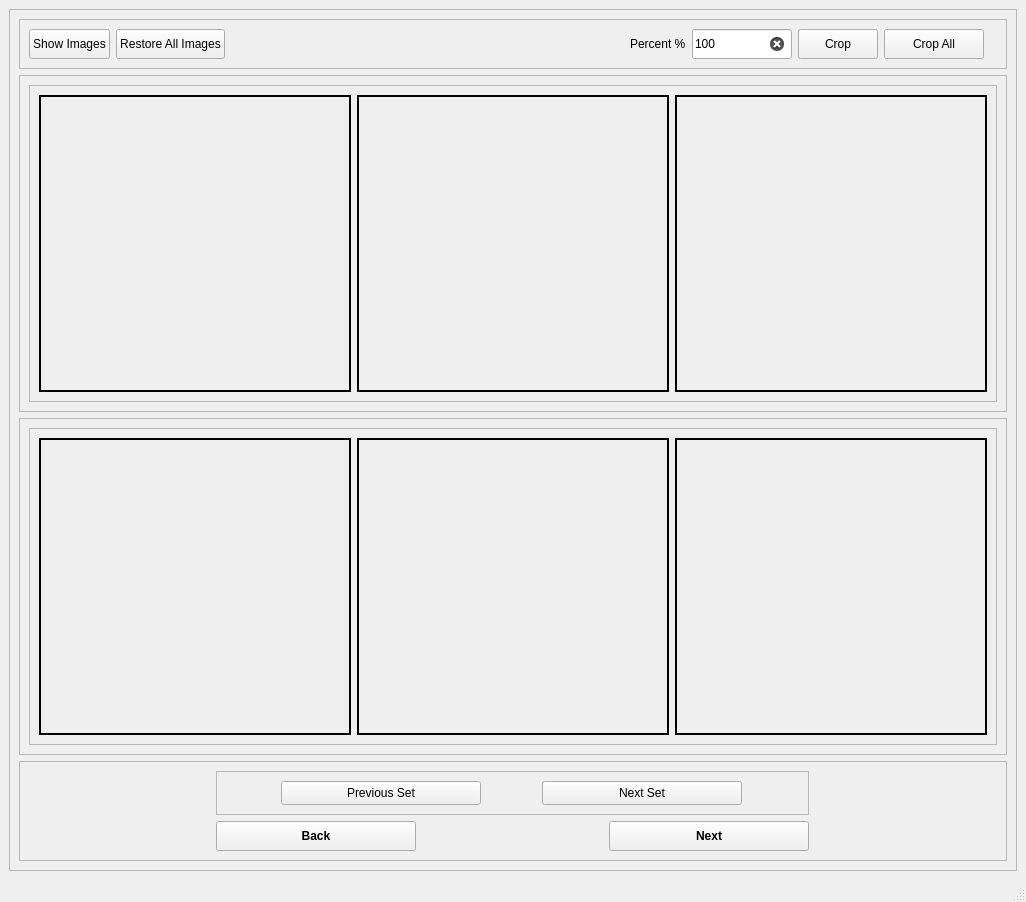
<?xml version="1.0" encoding="UTF-8"?>
<ui version="4.0">
 <class>MainWindow</class>
 <widget class="QMainWindow" name="MainWindow">
  <property name="geometry">
   <rect>
    <x>0</x>
    <y>0</y>
    <width>1026</width>
    <height>902</height>
   </rect>
  </property>
  <property name="minimumSize">
   <size>
    <width>1024</width>
    <height>576</height>
   </size>
  </property>
  <property name="windowTitle">
   <string>MainWindow</string>
  </property>
  <widget class="QWidget" name="centralwidget">
   <layout class="QGridLayout" name="gridLayout_2">
    <item row="0" column="0">
     <widget class="QFrame" name="frame_1">
      <property name="frameShape">
       <enum>QFrame::StyledPanel</enum>
      </property>
      <property name="frameShadow">
       <enum>QFrame::Raised</enum>
      </property>
      <layout class="QGridLayout" name="gridLayout_9">
       <item row="4" column="0">
        <widget class="QFrame" name="frame_9">
         <property name="maximumSize">
          <size>
           <width>16777215</width>
           <height>100</height>
          </size>
         </property>
         <property name="frameShape">
          <enum>QFrame::StyledPanel</enum>
         </property>
         <property name="frameShadow">
          <enum>QFrame::Raised</enum>
         </property>
         <layout class="QGridLayout" name="gridLayout">
          <item row="1" column="1">
           <widget class="QPushButton" name="pushButton_5">
            <property name="maximumSize">
             <size>
              <width>200</width>
              <height>30</height>
             </size>
            </property>
            <property name="font">
             <font>
              <weight>75</weight>
              <bold>true</bold>
              <underline>false</underline>
             </font>
            </property>
            <property name="toolTip">
             <string>Click to go to next page</string>
            </property>
            <property name="text">
             <string>Next</string>
            </property>
           </widget>
          </item>
          <item row="1" column="0">
           <widget class="QPushButton" name="pushButton_4">
            <property name="maximumSize">
             <size>
              <width>200</width>
              <height>30</height>
             </size>
            </property>
            <property name="font">
             <font>
              <weight>75</weight>
              <bold>true</bold>
              <underline>false</underline>
             </font>
            </property>
            <property name="text">
             <string>Back</string>
            </property>
           </widget>
          </item>
          <item row="0" column="0" colspan="2">
           <widget class="QFrame" name="frame_10">
            <property name="maximumSize">
             <size>
              <width>16777215</width>
              <height>50</height>
             </size>
            </property>
            <property name="frameShape">
             <enum>QFrame::StyledPanel</enum>
            </property>
            <property name="frameShadow">
             <enum>QFrame::Raised</enum>
            </property>
            <layout class="QHBoxLayout" name="horizontalLayout_2">
             <item>
              <widget class="QPushButton" name="pushButton_2">
               <property name="maximumSize">
                <size>
                 <width>200</width>
                 <height>30</height>
                </size>
               </property>
               <property name="text">
                <string>Previous Set</string>
               </property>
              </widget>
             </item>
             <item>
              <widget class="QPushButton" name="pushButton_3">
               <property name="maximumSize">
                <size>
                 <width>200</width>
                 <height>30</height>
                </size>
               </property>
               <property name="text">
                <string>Next Set</string>
               </property>
              </widget>
             </item>
            </layout>
           </widget>
          </item>
         </layout>
        </widget>
       </item>
       <item row="3" column="0">
        <widget class="QFrame" name="frame_4">
         <property name="frameShape">
          <enum>QFrame::StyledPanel</enum>
         </property>
         <property name="frameShadow">
          <enum>QFrame::Raised</enum>
         </property>
         <layout class="QVBoxLayout" name="verticalLayout">
          <item>
           <widget class="QFrame" name="frame_5">
            <property name="frameShape">
             <enum>QFrame::StyledPanel</enum>
            </property>
            <property name="frameShadow">
             <enum>QFrame::Raised</enum>
            </property>
            <layout class="QGridLayout" name="gridLayout_6">
             <item row="0" column="0">
              <widget class="QLabel" name="label_4">
               <property name="frameShape">
                <enum>QFrame::WinPanel</enum>
               </property>
               <property name="frameShadow">
                <enum>QFrame::Plain</enum>
               </property>
               <property name="lineWidth">
                <number>3</number>
               </property>
               <property name="text">
                <string/>
               </property>
              </widget>
             </item>
             <item row="0" column="1">
              <widget class="QLabel" name="label_5">
               <property name="frameShape">
                <enum>QFrame::WinPanel</enum>
               </property>
               <property name="frameShadow">
                <enum>QFrame::Plain</enum>
               </property>
               <property name="lineWidth">
                <number>3</number>
               </property>
               <property name="text">
                <string/>
               </property>
              </widget>
             </item>
             <item row="0" column="2">
              <widget class="QLabel" name="label_6">
               <property name="frameShape">
                <enum>QFrame::WinPanel</enum>
               </property>
               <property name="frameShadow">
                <enum>QFrame::Plain</enum>
               </property>
               <property name="lineWidth">
                <number>3</number>
               </property>
               <property name="text">
                <string/>
               </property>
              </widget>
             </item>
            </layout>
           </widget>
          </item>
         </layout>
        </widget>
       </item>
       <item row="2" column="0">
        <widget class="QFrame" name="frame_2">
         <property name="frameShape">
          <enum>QFrame::StyledPanel</enum>
         </property>
         <property name="frameShadow">
          <enum>QFrame::Raised</enum>
         </property>
         <layout class="QGridLayout" name="gridLayout_10">
          <item row="0" column="0">
           <widget class="QFrame" name="frame_3">
            <property name="frameShape">
             <enum>QFrame::StyledPanel</enum>
            </property>
            <property name="frameShadow">
             <enum>QFrame::Raised</enum>
            </property>
            <layout class="QGridLayout" name="gridLayout_4">
             <item row="1" column="0">
              <widget class="QLabel" name="label_1">
               <property name="frameShape">
                <enum>QFrame::WinPanel</enum>
               </property>
               <property name="frameShadow">
                <enum>QFrame::Plain</enum>
               </property>
               <property name="lineWidth">
                <number>3</number>
               </property>
               <property name="text">
                <string/>
               </property>
              </widget>
             </item>
             <item row="1" column="1">
              <widget class="QLabel" name="label_2">
               <property name="autoFillBackground">
                <bool>false</bool>
               </property>
               <property name="frameShape">
                <enum>QFrame::WinPanel</enum>
               </property>
               <property name="frameShadow">
                <enum>QFrame::Plain</enum>
               </property>
               <property name="lineWidth">
                <number>3</number>
               </property>
               <property name="text">
                <string/>
               </property>
              </widget>
             </item>
             <item row="1" column="2">
              <widget class="QLabel" name="label_3">
               <property name="frameShape">
                <enum>QFrame::WinPanel</enum>
               </property>
               <property name="frameShadow">
                <enum>QFrame::Plain</enum>
               </property>
               <property name="lineWidth">
                <number>3</number>
               </property>
               <property name="text">
                <string/>
               </property>
              </widget>
             </item>
            </layout>
           </widget>
          </item>
         </layout>
        </widget>
       </item>
       <item row="0" column="0">
        <widget class="QFrame" name="frame_6">
         <property name="maximumSize">
          <size>
           <width>16777215</width>
           <height>50</height>
          </size>
         </property>
         <property name="frameShape">
          <enum>QFrame::StyledPanel</enum>
         </property>
         <property name="frameShadow">
          <enum>QFrame::Raised</enum>
         </property>
         <layout class="QGridLayout" name="gridLayout_11">
          <item row="0" column="2">
           <spacer name="horizontalSpacer_8">
            <property name="orientation">
             <enum>Qt::Horizontal</enum>
            </property>
            <property name="sizeHint" stdset="0">
             <size>
              <width>40</width>
              <height>20</height>
             </size>
            </property>
           </spacer>
          </item>
          <item row="0" column="3">
           <spacer name="horizontalSpacer_7">
            <property name="orientation">
             <enum>Qt::Horizontal</enum>
            </property>
            <property name="sizeHint" stdset="0">
             <size>
              <width>40</width>
              <height>20</height>
             </size>
            </property>
           </spacer>
          </item>
          <item row="0" column="5">
           <widget class="QLineEdit" name="lineEdit_1">
            <property name="maximumSize">
             <size>
              <width>100</width>
              <height>50</height>
             </size>
            </property>
            <property name="toolTip">
             <string>Enter % ROI</string>
            </property>
            <property name="text">
             <string>100</string>
            </property>
            <property name="clearButtonEnabled">
             <bool>true</bool>
            </property>
           </widget>
          </item>
          <item row="0" column="4">
           <widget class="QLabel" name="label_7">
            <property name="text">
             <string>Percent %</string>
            </property>
           </widget>
          </item>
          <item row="0" column="6">
           <widget class="QPushButton" name="pushButton_6">
            <property name="maximumSize">
             <size>
              <width>100</width>
              <height>30</height>
             </size>
            </property>
            <property name="text">
             <string>Crop</string>
            </property>
           </widget>
          </item>
          <item row="0" column="0">
           <widget class="QPushButton" name="pushButton_1">
            <property name="maximumSize">
             <size>
              <width>200</width>
              <height>30</height>
             </size>
            </property>
            <property name="font">
             <font>
              <weight>50</weight>
              <bold>false</bold>
              <underline>false</underline>
             </font>
            </property>
            <property name="toolTip">
             <string>Show the first set of images</string>
            </property>
            <property name="text">
             <string>Show Images</string>
            </property>
           </widget>
          </item>
          <item row="0" column="8">
           <widget class="QLabel" name="label_8">
            <property name="maximumSize">
             <size>
              <width>31</width>
              <height>50</height>
             </size>
            </property>
            <property name="text">
             <string/>
            </property>
            <property name="pixmap">
             <pixmap resource="UI_images/icons_ImageCrop.qrc">:/Images/logo2.png</pixmap>
            </property>
            <property name="scaledContents">
             <bool>true</bool>
            </property>
           </widget>
          </item>
          <item row="0" column="7">
           <widget class="QPushButton" name="pushButton_7">
            <property name="minimumSize">
             <size>
              <width>100</width>
              <height>30</height>
             </size>
            </property>
            <property name="text">
             <string>Crop All</string>
            </property>
           </widget>
          </item>
          <item row="0" column="1">
           <widget class="QPushButton" name="pushButton_8">
            <property name="maximumSize">
             <size>
              <width>200</width>
              <height>30</height>
             </size>
            </property>
            <property name="text">
             <string>Restore All Images</string>
            </property>
           </widget>
          </item>
         </layout>
        </widget>
       </item>
      </layout>
     </widget>
    </item>
   </layout>
  </widget>
  <widget class="QMenuBar" name="menubar">
   <property name="geometry">
    <rect>
     <x>0</x>
     <y>0</y>
     <width>1026</width>
     <height>21</height>
    </rect>
   </property>
  </widget>
  <widget class="QStatusBar" name="statusbar"/>
 </widget>
 <resources>
  <include location="UI_images/icons_ImageCrop.qrc"/>
 </resources>
 <connections/>
</ui>
